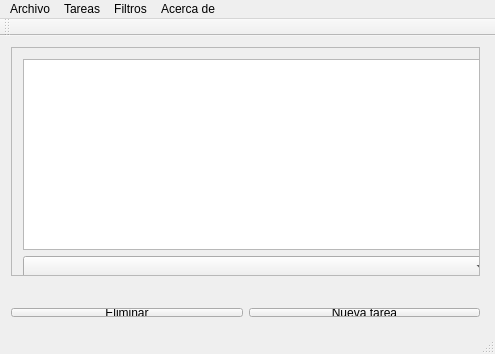
<?xml version="1.0" encoding="UTF-8"?>
<ui version="4.0">
 <class>MainWindow</class>
 <widget class="QMainWindow" name="MainWindow">
  <property name="geometry">
   <rect>
    <x>0</x>
    <y>0</y>
    <width>495</width>
    <height>354</height>
   </rect>
  </property>
  <property name="windowTitle">
   <string>MainWindow</string>
  </property>
  <widget class="QWidget" name="centralWidget">
   <widget class="QWidget" name="verticalLayoutWidget">
    <property name="geometry">
     <rect>
      <x>10</x>
      <y>10</y>
      <width>2</width>
      <height>2</height>
     </rect>
    </property>
    <layout class="QVBoxLayout" name="verticalLayout"/>
   </widget>
   <widget class="QWidget" name="horizontalLayoutWidget">
    <property name="geometry">
     <rect>
      <x>0</x>
      <y>261</y>
      <width>491</width>
      <height>31</height>
     </rect>
    </property>
    <layout class="QHBoxLayout" name="horizontalLayout">
     <item>
      <widget class="QPushButton" name="pushButton_Eliminar">
       <property name="text">
        <string>Eliminar</string>
       </property>
      </widget>
     </item>
     <item>
      <widget class="QPushButton" name="nuevatarea">
       <property name="text">
        <string>Nueva tarea</string>
       </property>
      </widget>
     </item>
    </layout>
   </widget>
   <widget class="QWidget" name="verticalLayoutWidget_2">
    <property name="geometry">
     <rect>
      <x>0</x>
      <y>0</y>
      <width>491</width>
      <height>251</height>
     </rect>
    </property>
    <layout class="QVBoxLayout" name="verticalLayout_2">
     <item>
      <widget class="QScrollArea" name="scrollArea">
       <property name="widgetResizable">
        <bool>true</bool>
       </property>
       <widget class="QWidget" name="scrollAreaWidgetContents">
        <property name="geometry">
         <rect>
          <x>0</x>
          <y>0</y>
          <width>487</width>
          <height>247</height>
         </rect>
        </property>
        <widget class="QWidget" name="verticalLayoutWidget_3">
         <property name="geometry">
          <rect>
           <x>0</x>
           <y>0</y>
           <width>491</width>
           <height>241</height>
          </rect>
         </property>
         <layout class="QVBoxLayout" name="verticalLayout_3">
          <item>
           <widget class="QListView" name="listView"/>
          </item>
          <item>
           <widget class="QComboBox" name="comboBox"/>
          </item>
         </layout>
        </widget>
       </widget>
      </widget>
     </item>
    </layout>
   </widget>
  </widget>
  <widget class="QMenuBar" name="menuBar">
   <property name="geometry">
    <rect>
     <x>0</x>
     <y>0</y>
     <width>495</width>
     <height>27</height>
    </rect>
   </property>
   <widget class="QMenu" name="menuArchivo">
    <property name="title">
     <string>Archivo</string>
    </property>
    <addaction name="actionSalir"/>
   </widget>
   <widget class="QMenu" name="menuTareas">
    <property name="title">
     <string>Tareas</string>
    </property>
    <addaction name="actionNueva_tarea"/>
    <addaction name="actionListar"/>
    <addaction name="actionCategorias"/>
    <addaction name="actionTags"/>
   </widget>
   <widget class="QMenu" name="menuFiltros">
    <property name="title">
     <string>Filtros</string>
    </property>
    <addaction name="actionHoy"/>
    <addaction name="actionMa_ana"/>
    <addaction name="actionProximos"/>
    <addaction name="actionVencidos"/>
   </widget>
   <widget class="QMenu" name="menuAcerca_de">
    <property name="title">
     <string>Acerca de</string>
    </property>
    <addaction name="actionAcerca_de"/>
   </widget>
   <addaction name="menuArchivo"/>
   <addaction name="menuTareas"/>
   <addaction name="menuFiltros"/>
   <addaction name="menuAcerca_de"/>
  </widget>
  <widget class="QToolBar" name="mainToolBar">
   <attribute name="toolBarArea">
    <enum>TopToolBarArea</enum>
   </attribute>
   <attribute name="toolBarBreak">
    <bool>false</bool>
   </attribute>
  </widget>
  <widget class="QStatusBar" name="statusBar"/>
  <action name="actionSalir">
   <property name="text">
    <string>Salir</string>
   </property>
   <property name="font">
    <font>
     <italic>true</italic>
    </font>
   </property>
  </action>
  <action name="actionNueva_tarea">
   <property name="text">
    <string>Nueva tarea</string>
   </property>
  </action>
  <action name="actionListar">
   <property name="text">
    <string>Listar</string>
   </property>
  </action>
  <action name="actionHoy">
   <property name="text">
    <string>Hoy</string>
   </property>
  </action>
  <action name="actionMa_ana">
   <property name="text">
    <string>Mañana</string>
   </property>
  </action>
  <action name="actionProximos">
   <property name="text">
    <string>Proximos</string>
   </property>
  </action>
  <action name="actionVencidos">
   <property name="text">
    <string>Vencidos</string>
   </property>
  </action>
  <action name="actionCategorias">
   <property name="text">
    <string>Categorias</string>
   </property>
  </action>
  <action name="actionTags">
   <property name="text">
    <string>Tags</string>
   </property>
  </action>
  <action name="actionAcerca_de">
   <property name="text">
    <string>Acerca de</string>
   </property>
  </action>
 </widget>
 <layoutdefault spacing="6" margin="11"/>
 <resources/>
 <connections/>
</ui>
